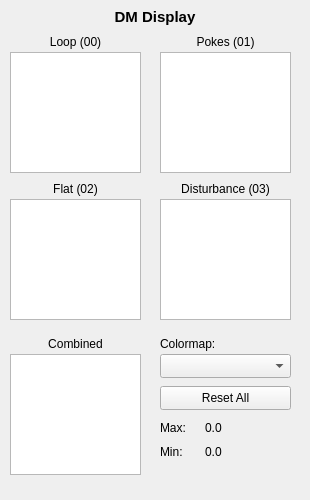
<?xml version="1.0" encoding="UTF-8"?>
<ui version="4.0">
 <class>MainWindow</class>
 <widget class="QMainWindow" name="MainWindow">
  <property name="geometry">
   <rect>
    <x>0</x>
    <y>0</y>
    <width>310</width>
    <height>500</height>
   </rect>
  </property>
  <property name="windowTitle">
   <string>MainWindow</string>
  </property>
  <widget class="QWidget" name="centralwidget">
   <widget class="QLabel" name="titleLabel">
    <property name="geometry">
     <rect>
      <x>10</x>
      <y>6</y>
      <width>290</width>
      <height>22</height>
     </rect>
    </property>
    <property name="font">
     <font>
      <pointsize>11</pointsize>
      <weight>75</weight>
      <bold>true</bold>
     </font>
    </property>
    <property name="alignment">
     <set>Qt::AlignCenter</set>
    </property>
    <property name="text">
     <string>DM Display</string>
    </property>
   </widget>
   <widget class="QLabel" name="chanLabel1">
    <property name="geometry">
     <rect>
      <x>10</x>
      <y>34</y>
      <width>131</width>
      <height>16</height>
     </rect>
    </property>
    <property name="alignment">
     <set>Qt::AlignCenter</set>
    </property>
    <property name="text">
     <string>Loop (00)</string>
    </property>
   </widget>
   <widget class="GraphicsView" name="graphicsView_1">
    <property name="geometry">
     <rect>
      <x>10</x>
      <y>52</y>
      <width>131</width>
      <height>121</height>
     </rect>
    </property>
   </widget>
   <widget class="QLabel" name="chanLabel2">
    <property name="geometry">
     <rect>
      <x>160</x>
      <y>34</y>
      <width>131</width>
      <height>16</height>
     </rect>
    </property>
    <property name="alignment">
     <set>Qt::AlignCenter</set>
    </property>
    <property name="text">
     <string>Pokes (01)</string>
    </property>
   </widget>
   <widget class="GraphicsView" name="graphicsView_2">
    <property name="geometry">
     <rect>
      <x>160</x>
      <y>52</y>
      <width>131</width>
      <height>121</height>
     </rect>
    </property>
   </widget>
   <widget class="QLabel" name="chanLabel3">
    <property name="geometry">
     <rect>
      <x>10</x>
      <y>181</y>
      <width>131</width>
      <height>16</height>
     </rect>
    </property>
    <property name="alignment">
     <set>Qt::AlignCenter</set>
    </property>
    <property name="text">
     <string>Flat (02)</string>
    </property>
   </widget>
   <widget class="GraphicsView" name="graphicsView_3">
    <property name="geometry">
     <rect>
      <x>10</x>
      <y>199</y>
      <width>131</width>
      <height>121</height>
     </rect>
    </property>
   </widget>
   <widget class="QLabel" name="chanLabel4">
    <property name="geometry">
     <rect>
      <x>160</x>
      <y>181</y>
      <width>131</width>
      <height>16</height>
     </rect>
    </property>
    <property name="alignment">
     <set>Qt::AlignCenter</set>
    </property>
    <property name="text">
     <string>Disturbance (03)</string>
    </property>
   </widget>
   <widget class="GraphicsView" name="graphicsView_4">
    <property name="geometry">
     <rect>
      <x>160</x>
      <y>199</y>
      <width>131</width>
      <height>121</height>
     </rect>
    </property>
   </widget>
   <widget class="QLabel" name="chanLabelMain">
    <property name="geometry">
     <rect>
      <x>10</x>
      <y>336</y>
      <width>131</width>
      <height>16</height>
     </rect>
    </property>
    <property name="alignment">
     <set>Qt::AlignCenter</set>
    </property>
    <property name="text">
     <string>Combined</string>
    </property>
   </widget>
   <widget class="GraphicsView" name="graphicsView">
    <property name="geometry">
     <rect>
      <x>10</x>
      <y>354</y>
      <width>131</width>
      <height>121</height>
     </rect>
    </property>
   </widget>
   <widget class="QLabel" name="cmapLabel">
    <property name="geometry">
     <rect>
      <x>160</x>
      <y>336</y>
      <width>131</width>
      <height>16</height>
     </rect>
    </property>
    <property name="text">
     <string>Colormap:</string>
    </property>
   </widget>
   <widget class="QComboBox" name="cmapCombo">
    <property name="geometry">
     <rect>
      <x>160</x>
      <y>354</y>
      <width>131</width>
      <height>24</height>
     </rect>
    </property>
   </widget>
   <widget class="QPushButton" name="pushButton">
    <property name="geometry">
     <rect>
      <x>160</x>
      <y>386</y>
      <width>131</width>
      <height>24</height>
     </rect>
    </property>
    <property name="text">
     <string>Reset All</string>
    </property>
   </widget>
   <widget class="QLabel" name="coordLabel3_2">
    <property name="geometry">
     <rect>
      <x>160</x>
      <y>418</y>
      <width>41</width>
      <height>20</height>
     </rect>
    </property>
    <property name="text">
     <string>Max:</string>
    </property>
   </widget>
   <widget class="QLabel" name="maxLabel">
    <property name="geometry">
     <rect>
      <x>205</x>
      <y>418</y>
      <width>86</width>
      <height>20</height>
     </rect>
    </property>
    <property name="text">
     <string>0.0</string>
    </property>
   </widget>
   <widget class="QLabel" name="coordLabel3_3">
    <property name="geometry">
     <rect>
      <x>160</x>
      <y>442</y>
      <width>41</width>
      <height>20</height>
     </rect>
    </property>
    <property name="text">
     <string>Min:</string>
    </property>
   </widget>
   <widget class="QLabel" name="minLabel">
    <property name="geometry">
     <rect>
      <x>205</x>
      <y>442</y>
      <width>86</width>
      <height>20</height>
     </rect>
    </property>
    <property name="text">
     <string>0.0</string>
    </property>
   </widget>
  </widget>
 </widget>
 <customwidgets>
  <customwidget>
   <class>GraphicsView</class>
   <extends>QGraphicsView</extends>
   <header>pyqtgraph</header>
  </customwidget>
 </customwidgets>
 <resources/>
 <connections/>
</ui>
